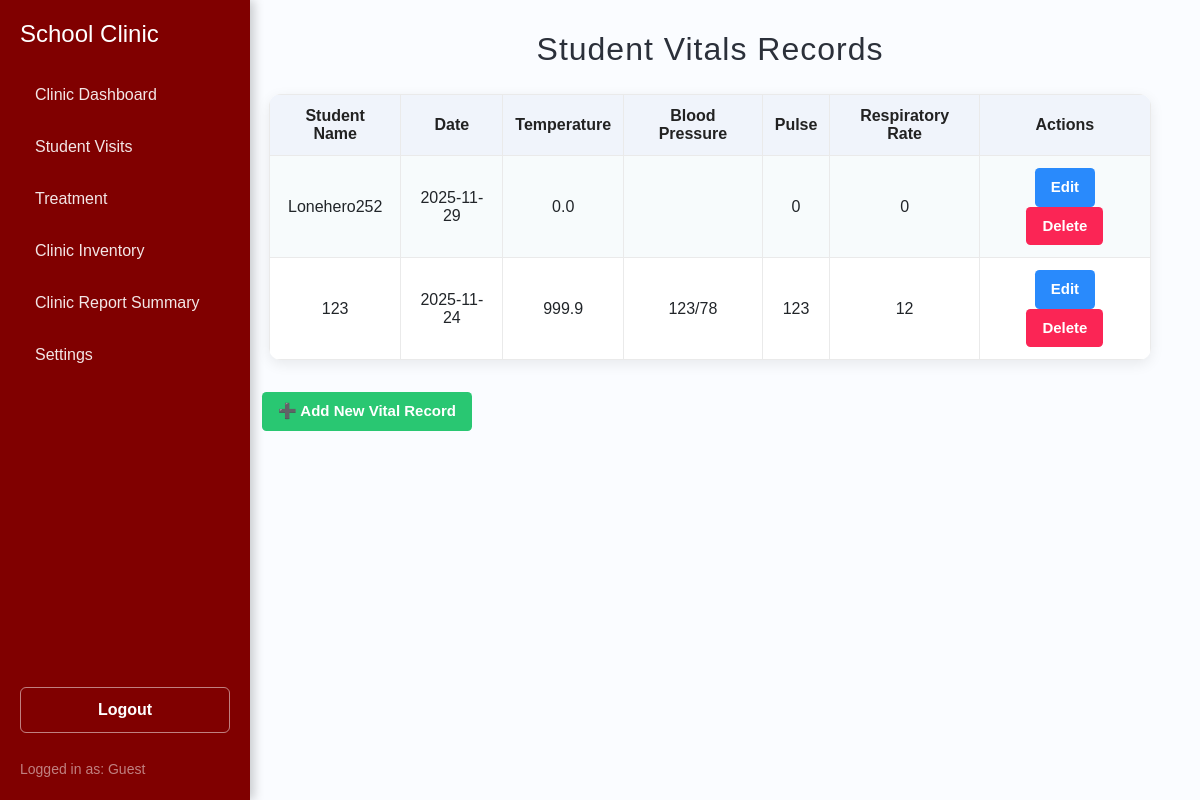
/studentVital/index.php, run on an earlier commit of the app's database.
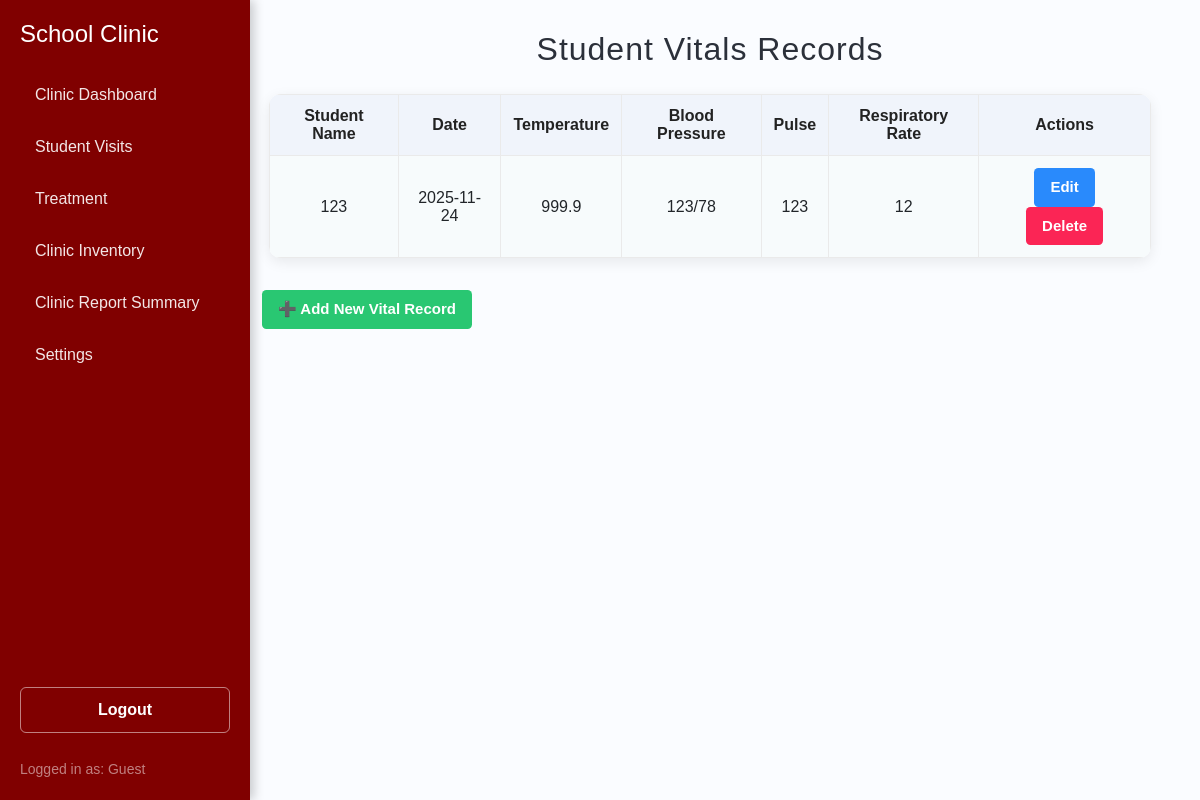
And on a later commit of the database.
### tables this page shows
CREATE TABLE `student_vitals` (
  `vitalID` int(11) NOT NULL,
  `studentID` int(11) NOT NULL,
  `vitalDate` date NOT NULL,
  `temperature` decimal(4,1) DEFAULT NULL,
  `bloodPressure` varchar(20) DEFAULT NULL,
  `pulse` int(11) DEFAULT NULL,
  `respiratoryRate` int(11) DEFAULT NULL
);

CREATE TABLE `studentrecord` (
  `ID` int(11) NOT NULL,
  `name` varchar(32) NOT NULL,
  `idNum` int(11) NOT NULL,
  `gender` varchar(10) DEFAULT NULL,
  `department` varchar(30) NOT NULL,
  `section` varchar(50) DEFAULT NULL,
  `complaint` varchar(255) NOT NULL,
  `visitDate` date NOT NULL
);

### studentVital/oop.php (called while the page is built, shortened)
<?php
class studentVitals {
    private $conn;
    function __construct(){
        try {
            $connection = "mysql:host=" . SERVER . ";dbname=" . DBNAME . ";charset=utf8";
            $this->conn = new PDO($connection, USER, PASS);
            $this->conn->setAttribute(PDO::ATTR_ERRMODE, PDO::ERRMODE_EXCEPTION);
        } catch (PDOException $e) {
            echo "<script>alert('Connection Failed');</script>";
        }
    }
    public function show_data(){
        $show = "SELECT v.*, s.name AS studentName
                     FROM student_vitals v
                     LEFT JOIN studentrecord s ON v.studentID = s.ID
                     ORDER BY v.vitalDate DESC";
        $show= $this->conn->prepare($show);
        $show->execute();
        return $show->fetchAll(PDO::FETCH_ASSOC);
    }
}
?>

### studentVital/index.php (the view, shortened to what this page needs)
<?php
include "oop.php";
$studentVitals = new studentVitals();
$data = $studentVitals->show_data();
include '../sidebar/sidebar.php';
?>
<!DOCTYPE html>
<html lang="en">
<head>
</head>
<body>
<div class="main-content">
    <h2>Student Vitals Records</h2>
    <table>
        <tr>
            <th>Student Name</th>
            <th>Date</th>
            <th>Temperature</th>
            <th>Blood Pressure</th>
            <th>Pulse</th>
            <th>Respiratory Rate</th>
            <th class="table-actions">Actions</th>
        </tr>
        <?php if (count($data) > 0): ?>
            <?php foreach ($data as $row): ?>
                <tr>
                    <td><?= htmlspecialchars($row['studentName']) ?></td>
                    <td><?= htmlspecialchars($row['vitalDate']) ?></td>
                    <td><?= htmlspecialchars($row['temperature']) ?></td>
                    <td><?= htmlspecialchars($row['bloodPressure']) ?></td>
                    <td><?= htmlspecialchars($row['pulse']) ?></td>
                    <td><?= htmlspecialchars($row['respiratoryRate']) ?></td>
                    <td>
                        <a href="update.php?id=<?= $row['vitalID'] ?>" class="btn edit-btn">Edit</a>
                        <a href="delete.php?id=<?= $row['vitalID'] ?>" class="btn delete-btn"
                           onclick="return confirm('Do you want to delete this record?');">Delete</a>
                    </td>
                </tr>
            <?php endforeach; ?>
        <?php else: ?>
            <tr>
                <td colspan="8" style="color:#b53d3d;font-weight:bold;">No vitals data found.</td>
            </tr>
        <?php endif; ?>
    </table>
    <a href="add.php" class="btn add-btn">➕ Add New Vital Record</a>
</div>
</body>
</html>

What changed in the data, as far as the page shows it:
removed student_vitals: studentID.name "Lonehero252", vitalDate "2025-11-29", temperature "0.0", pulse "0", respiratoryRate "0"
